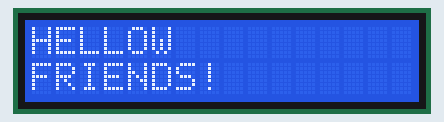
A sketch run on a simulated Arduino Uno, built with avr-gcc and run on an emulated ATmega328P. Parts: 16×2 character LCD.

Above: at 0.1 s.
At 8.1 s:
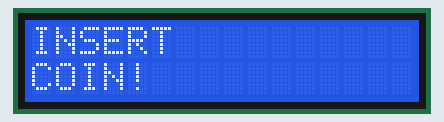

The sketch:

I2C_LCD_TUTORIAL.ino
```cpp
#include <LiquidCrystal_I2C.h>
/* www.electronicsprojectshub.com */
/*Import following Libraries*/
//I2C pins declaration
LiquidCrystal_I2C lcd(0x27, 16, 2);

void setup()
{

lcd.begin();//Defining 16 columns and 2 rows of lcd display
lcd.backlight();//To Power ON the back light
//lcd.backlight();// To Power OFF the back light

}

void loop()
{
//Write your code
lcd.setCursor(0,0); //Defining positon to write from first row,first column .
lcd.print("HELLOW"); //You can write 16 Characters per line .
lcd.setCursor(0,1);  //Defining positon to write from second row,first column .
lcd.print("FRIENDS!");
delay(8000);

lcd.clear();//Clean the screen
lcd.setCursor(0,0);
lcd.print("INSERT");
lcd.setCursor(0,1);
lcd.print("COIN!");
delay(8000);
}
```

Measured:
- what the display in image 1 shows lasts 8.0 s, from 8.1 s to 16.1 s
